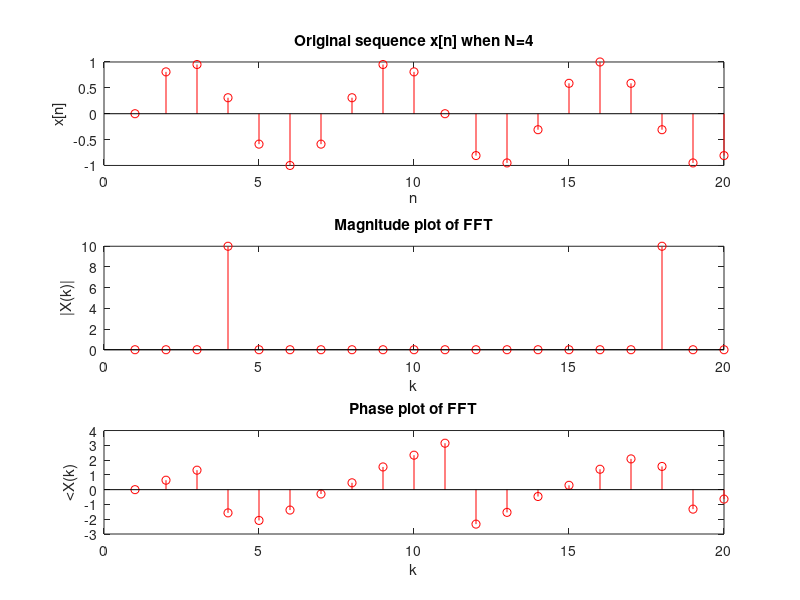

This figure's MATLAB source:
N = 20;
w0 = 3*pi/10;
n = 0:N-1;

x = sin(w0*n);
xt = fft(x);

figure();
subplot(3,1,1);
stem(1:length(x),x,'red');
title('Original sequence x[n] when N=4');
xlabel('n');
ylabel('x[n]');
subplot(3,1,2);
stem(1:length(xt),abs(xt),'red');
title('Magnitude plot of FFT');
xlabel('k');
ylabel('|X(k)|');
subplot(3,1,3);
stem(1:length(xt),angle(xt),'red');
title('Phase plot of FFT');
xlabel('k');
ylabel('<X(k)');
